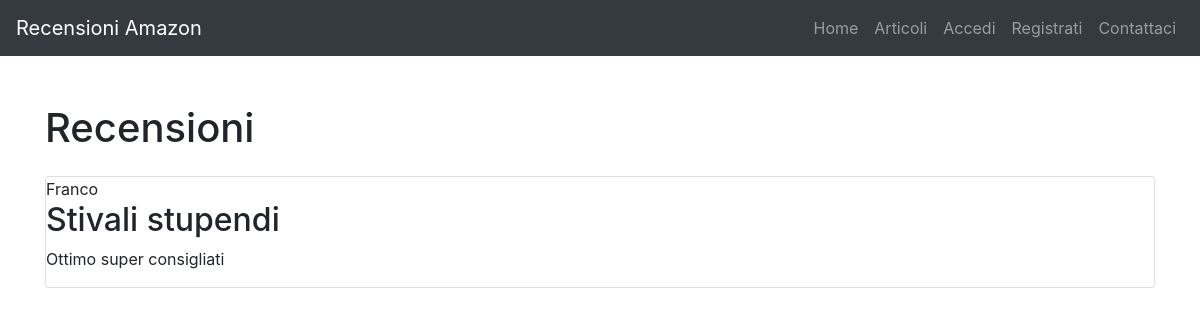
Screenshot of /recensionearticolo?articolo_id=82 with the database file from the repository.
### tables this page shows
CREATE TABLE "recensioni" (
	"id"	INTEGER,
	"nome"	TEXT,
	"titolo"	TEXT,
	"info"	TEXT,
	"email_utente"	TEXT,
	"link"	TEXT,
	"articolo_id"	INTEGER COLLATE RTRIM,
	"valutazione"	INTEGER,
	FOREIGN KEY("email_utente") REFERENCES "utenti"("email"),
	FOREIGN KEY("articolo_id") REFERENCES "articoli"("id"),
	PRIMARY KEY("id" AUTOINCREMENT)
);

### CONTROLLER/controller.py (the view)
@controller.route("/recensionearticolo", methods=["GET"])
def recensionearticolo():
    articolo_id = request.args.get('articolo_id')
    reviews = Review.get_reviews_by_articolo_id(g.db, articolo_id)
    return render_template("recensioni.html", recensioni=reviews)

### MODEL/models.py (called while the page is built)
    @staticmethod
    def get_reviews_by_articolo_id(db, articolo_id):
        cursor = db.cursor()
        try:
            cursor.execute("SELECT * FROM recensioni WHERE articolo_id = ?", (articolo_id,))
            reviews_data = cursor.fetchall()
            reviews = []
            for review_data in reviews_data:
                review = Review(*review_data)
                reviews.append(review)
            return reviews
        finally:
            cursor.close()

### app.py (called while the page is built)
def get_db():
    db = getattr(g, '_database', None)
    if db is None:
        db = g._database = sqlite3.connect('database.db', check_same_thread=False)
    return db

@app.before_request
def before_request():
    g.db = get_db()

@app.teardown_request
def teardown_request(exception):
    db = getattr(g, '_database', None)
    if db is not None:
        db.close()
        g._database = None

### templates/recensioni.html (shortened to what this page needs)
<!DOCTYPE html>
<html lang="en">
<head>
  <link rel="stylesheet" href="https://stackpath.bootstrapcdn.com/bootstrap/4.5.2/css/bootstrap.min.css">
</head>
<body>
  <nav class="navbar navbar-expand-lg navbar-dark bg-dark">
    <a class="navbar-brand" href="#">Recensioni Amazon</a>
    <div class="collapse navbar-collapse" id="navbarNav">
      <ul class="navbar-nav ml-auto">
        <li class="nav-item">
          <a class="nav-link" href="/">Home</a>
        </li>
        <li class="nav-item">
          <a class="nav-link" href="/articoli">Articoli</a>
        </li>
        {% if not session.logged_in %}
        <li class="nav-item">
          <a class="nav-link" href="/loginpage">Accedi</a>
        </li>
        <li class="nav-item">
          <a class="nav-link" href="/registrati">Registrati</a>
        </li>
        {% else %}
        <li class="nav-item">
          <a class="nav-link" href="/logout">Logout</a>
        </li>
        {% endif %}
        <li class="nav-item">
          <a class="nav-link" href="contattaci">Contattaci</a>
        </li>
      </ul>
    </div>
  </nav>
  <div class="container mt-5">
    <h1>Recensioni</h1>
    {% if recensioni %}
      {% for recensione in recensioni %}
        <div class="card mt-4">
          <td>{{ recensione.nome }}</td>
          <h2>{{ recensione.titolo }}</h2>
          <p>{{ recensione.info }}</p>
        </div>
      {% endfor %}
    {% else %}
      <p class=" mt-4"><h3>Non sono presenti recensioni.</h3></p>
    {% endif %}
  </div>
</body>
</html>

### rows the page displays
recensioni: nome "Franco", titolo "Stivali stupendi", info "Ottimo super consigliati"
